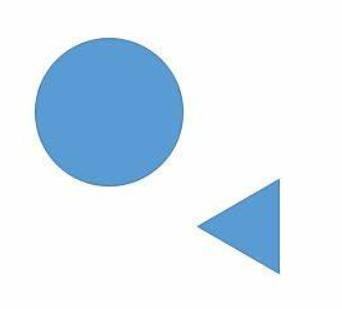
#> input picture lunkuo/yuan_.jpg, 342 x 309 px
$ python lunkuo.py
#> lines starting #> are read from the running program, lines starting #| are printed output that depends on the picture; after the words box and inside, x2 and y2 are one past the last pixel; in counts of white or black regions, pixels touching at a corner belong together
import cv2
import matplotlib.pyplot as plt
import numpy as np
import math


# [43 lines left out: function draw, not called in this run]


bgr_img='./yuan_.jpg'

img = cv2.imread(bgr_img)
#> img is the input picture: shape (309, 342, 3); mean B, G, R 244.7, 233.5, 220.4
plt.subplot(1,2,1)
# plt.imshow(img)
gray_img = cv2.imread(bgr_img,0)
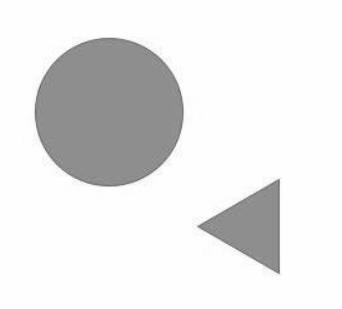
#> gray_img: shape (309, 342); min 98, max 255, mean 230.9
plt.imshow(gray_img)
print('gray_img',gray_img)
#> (printed output is left out)
th, binary = cv2.threshold(gray_img, 254, 255, cv2.THRESH_OTSU)
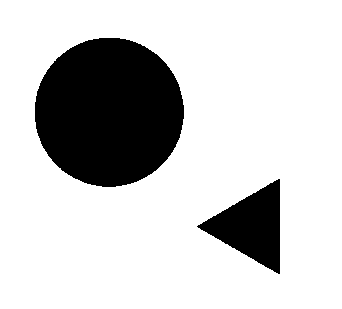
#> binary: shape (309, 342); 79.6% white; 2 black regions
#> th = 197
contours, hierarchy = cv2.findContours(binary, cv2.RETR_TREE, cv2.CHAIN_APPROX_SIMPLE)
#> contours = 3 contours; box (x1, y1, x2, y2) and area: (0, 0, 342, 309) 105028, (34, 37, 185, 188) 17675, (196, 178, 281, 275) 4174
print('contours',contours)
#> (printed output is left out)
print('contours的类型为：',type(contours))
print('contours的长度为：',len(contours))
cv2.drawContours(gray_img, contours, -1, (0, 0, 255), 3)
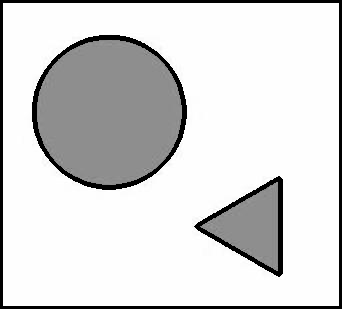
#> gray_img: shape (309, 342); 6.91% of pixels changed, all inside (x1, y1, x2, y2) = (0, 0, 342, 309)

bounding_boxes = [cv2.boundingRect(cnt) for cnt in contours]
#> bounding_boxes = [(0, 0, 342, 309), (196, 178, 85, 97), (34, 37, 151, 151)]

for bbox in bounding_boxes:
    [x, y, w, h] = bbox
    cv2.rectangle(gray_img, (x, y), (x + w, y + h), color=(0, 100, 100), thickness=2)
#> this loop made 3 passes
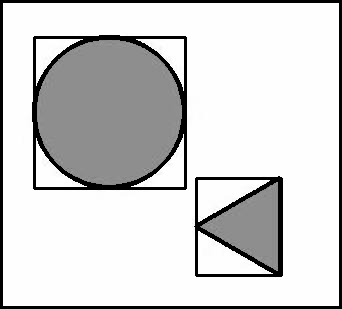
#> gray_img: shape (309, 342); 2.05% of pixels changed, all inside (x1, y1, x2, y2) = (33, 36, 283, 277)

plt.subplot(1,2,2)
plt.imshow(gray_img)
plt.show()


# [8 lines of commented-out code are left out]

$ run again, with lunkuo/OIP-C.jpg copied over lunkuo/yuan_.jpg
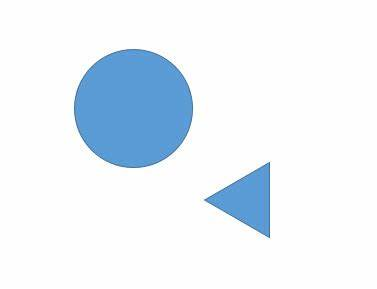
#> input picture lunkuo/OIP-C.jpg, 377 x 289 px
#> img is the input picture: shape (289, 377, 3); mean B, G, R 248.2, 241.3, 233.2
#> (printed output is left out)
#> `th, binary = cv2.threshold(gray_img, 254, 255, cv2.THRESH_OTSU)`:
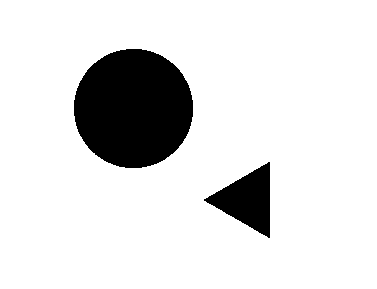
#> binary: shape (289, 377); 87.4% white; 2 black regions
#> th = 197
#> contours = 3 contours; box (x1, y1, x2, y2) and area: (0, 0, 377, 289) 108288, (73, 48, 194, 169) 11340, (203, 161, 271, 239) 2670
#> (printed output is left out)
#> bounding_boxes = [(0, 0, 377, 289), (203, 161, 68, 78), (73, 48, 121, 121)]
#> the loop `for bbox in bounding_boxes:` made 3 passes
#> after the loop `for bbox in bounding_boxes:`:
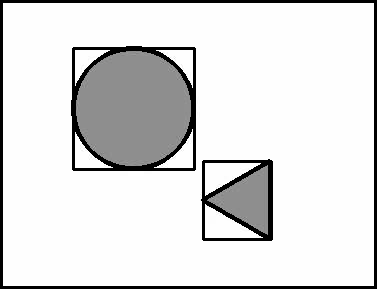
#> gray_img: shape (289, 377); min 0, max 255, mean 221.4

$ run again, with lunkuo/apple.jpg copied over lunkuo/yuan_.jpg
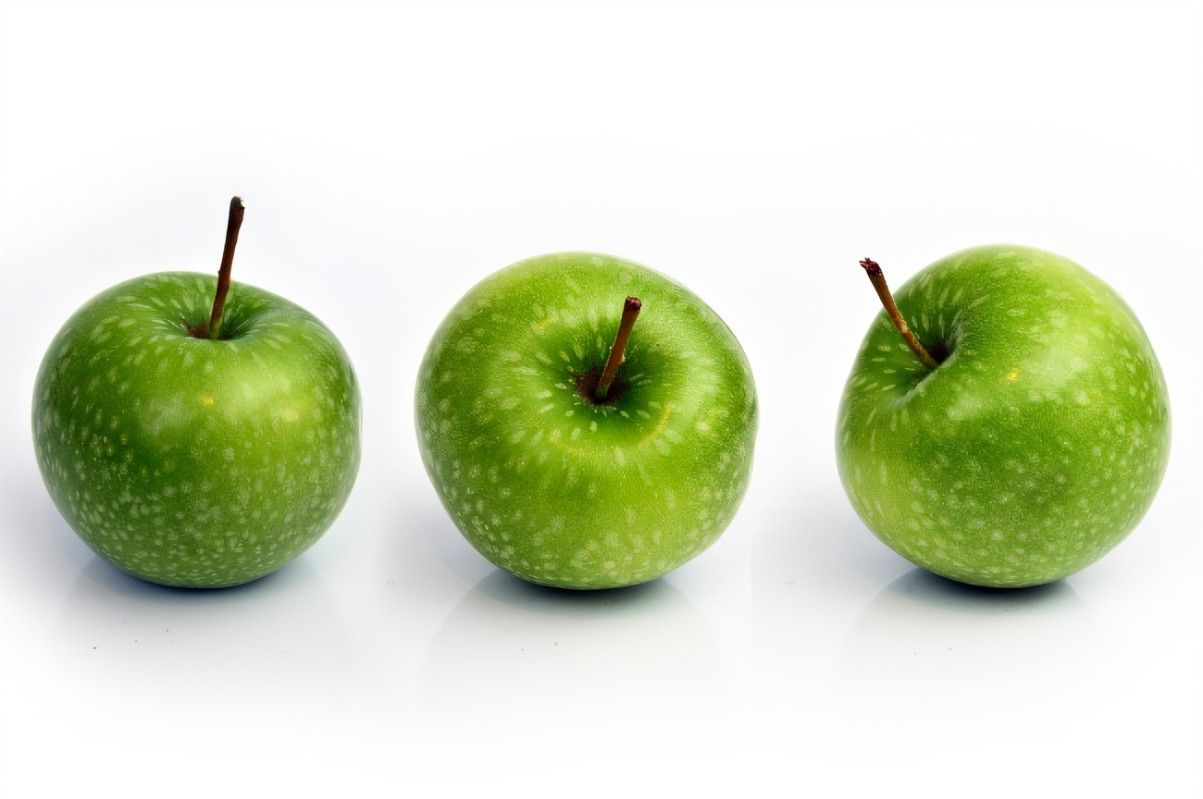
#> input picture lunkuo/apple.jpg, 1203 x 799 px
#> img is the input picture: shape (799, 1203, 3); mean B, G, R 189.5, 218.8, 209.3
#> (printed output is left out)
#> `th, binary = cv2.threshold(gray_img, 254, 255, cv2.THRESH_OTSU)`:
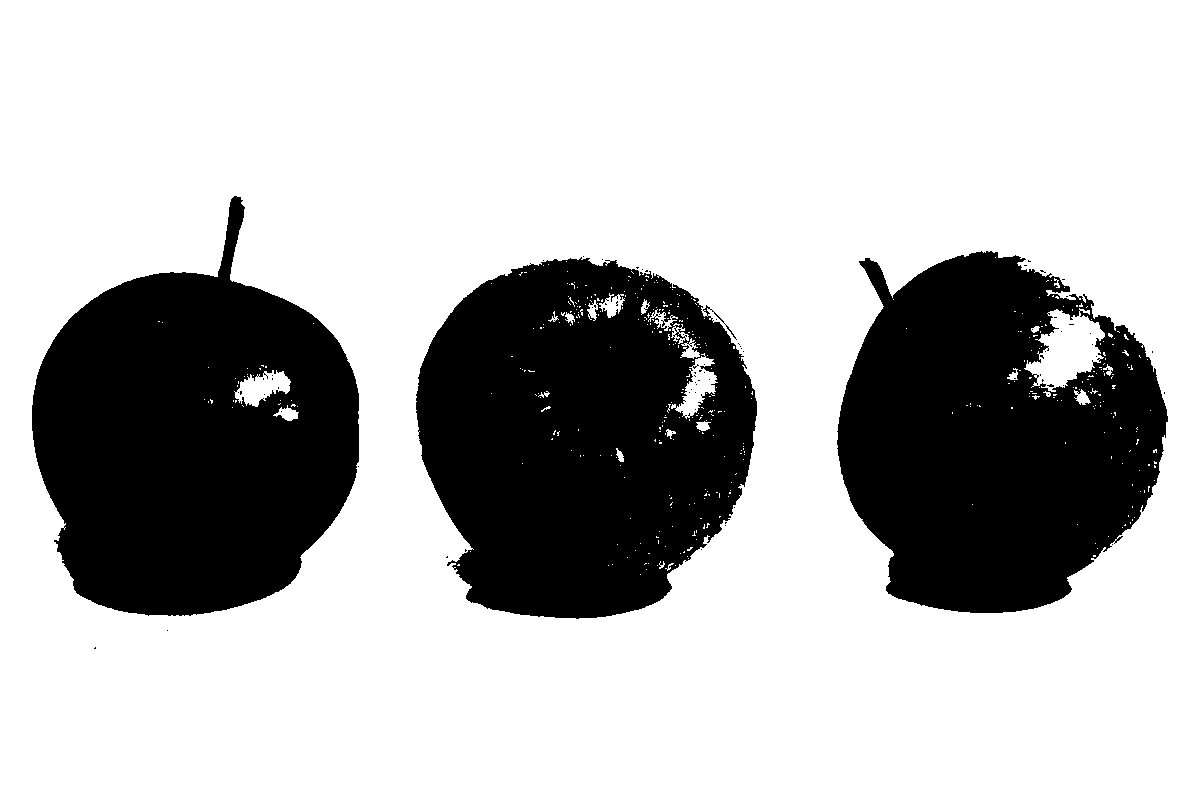
#> binary: shape (799, 1203); 72.1% white; 74 black regions (71 under 20 px)
#> th = 185
#> contours = 562 contours, 534 with area under 20; largest, box (x1, y1, x2, y2) and area: (0, 0, 1203, 799) 959196, (415, 256, 758, 620) 96322, (31, 195, 360, 617) 91938, (836, 250, 1169, 614) 90502, (1024, 308, 1105, 392) 3572
#> (printed output is left out)
#> bounding_boxes = 562 items, first 6: (0, 0, 1203, 799), (93, 646, 4, 4), (166, 629, 3, 3), (684, 560, 3, 3), (445, 555, 4, 4), (700, 548, 3, 3)
#> the loop `for bbox in bounding_boxes:` made 562 passes
#> after the loop `for bbox in bounding_boxes:`:
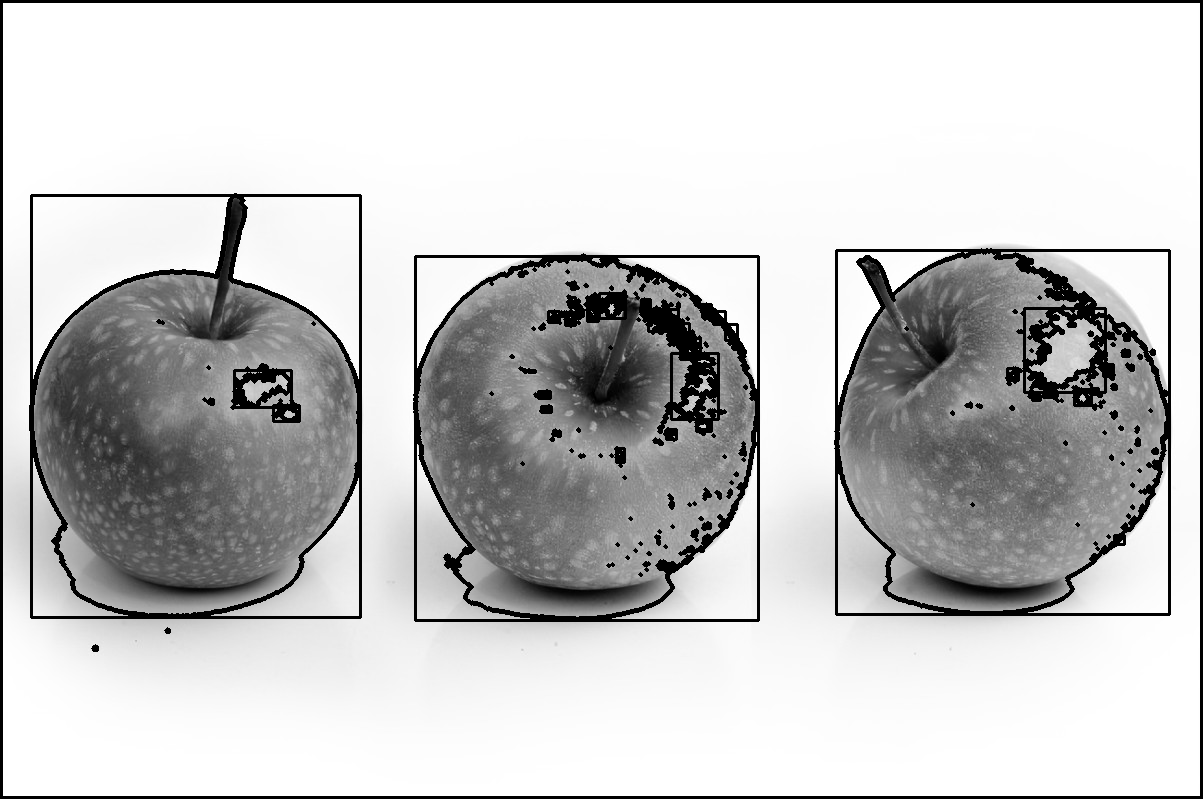
#> gray_img: shape (799, 1203); min 0, max 255, mean 199.5
